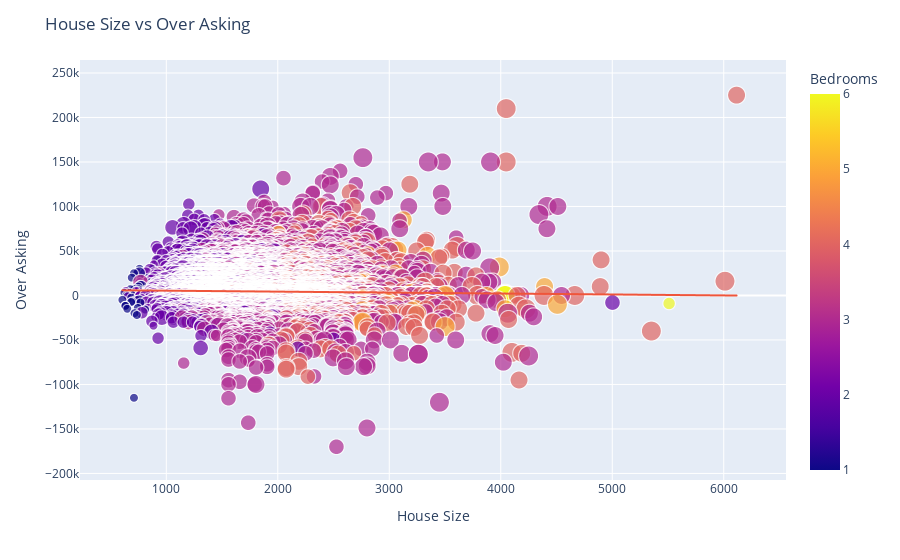

Here is the notebook cell this chart was saved with:
### Code cell
fig = px.scatter(th_df, x='SqFt', y='Over Asking', color='Bedrooms', size='Total Baths',trendline='ols')
fig.update_layout(title='House Size vs Over Asking',
                  xaxis_title='House Size',
                  yaxis_title='Over Asking')
fig.show()

### Figure 1 — Plotly figure (JSON) as saved in the notebook; plotly's stock layout.template omitted (floating-point values rounded to 4 significant figures; data arrays with more than 128 entries replaced by an {"elided": "..."} marker saying what was removed)
{"data": [{"hovertemplate": "SqFt=%{x}<br>Over Asking=%{y}<br>Total Baths=%{marker.size}<br>Bedrooms=%{marker.color}<extra></extra>", "legendgroup": "", "marker": {"color": {"elided": "21172 int values"}, "coloraxis": "coloraxis", "size": {"elided": "21172 int values"}, "sizemode": "area", "sizeref": 0.0125, "symbol": "circle"}, "mode": "markers", "name": "", "showlegend": false, "type": "scattergl", "x": {"elided": "21172 int values"}, "xaxis": "x", "y": {"elided": "21172 int values"}, "yaxis": "y"}, {"hovertemplate": "<b>OLS trendline</b><br>Over Asking = -1.0678 * SqFt + 6451.55<br>R<sup>2</sup>=0.000770<br><br>SqFt=%{x}<br>Over Asking=%{y} <b>(trend)</b><extra></extra>", "legendgroup": "", "marker": {"symbol": "circle"}, "mode": "lines", "name": "", "showlegend": false, "type": "scattergl", "x": {"elided": "21172 int values"}, "xaxis": "x", "y": {"elided": "21172 float values"}, "yaxis": "y"}], "layout": {"coloraxis": {"colorbar": {"title": {"text": "Bedrooms"}}, "colorscale": [[0, "#0d0887"], [0.1111, "#46039f"], [0.2222, "#7201a8"], [0.3333, "#9c179e"], [0.4444, "#bd3786"], [0.5556, "#d8576b"], [0.6667, "#ed7953"], [0.7778, "#fb9f3a"], [0.8889, "#fdca26"], [1, "#f0f921"]]}, "legend": {"itemsizing": "constant", "tracegroupgap": 0}, "margin": {"t": 60}, "title": {"text": "House Size vs Over Asking"}, "xaxis": {"anchor": "y", "domain": [0, 1], "title": {"text": "House Size"}}, "yaxis": {"anchor": "x", "domain": [0, 1], "title": {"text": "Over Asking"}}}}
